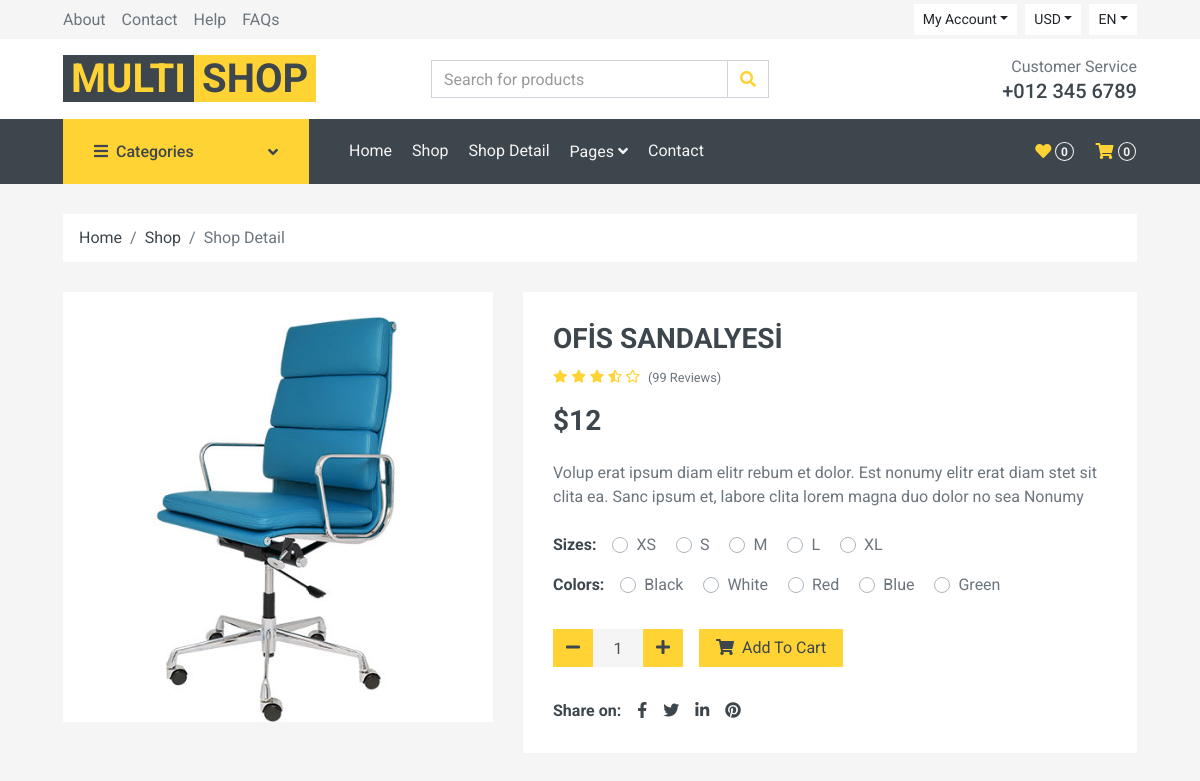
/product_detail/12/ofis-sandalyesi (upper part), run on an earlier commit of the app's database.
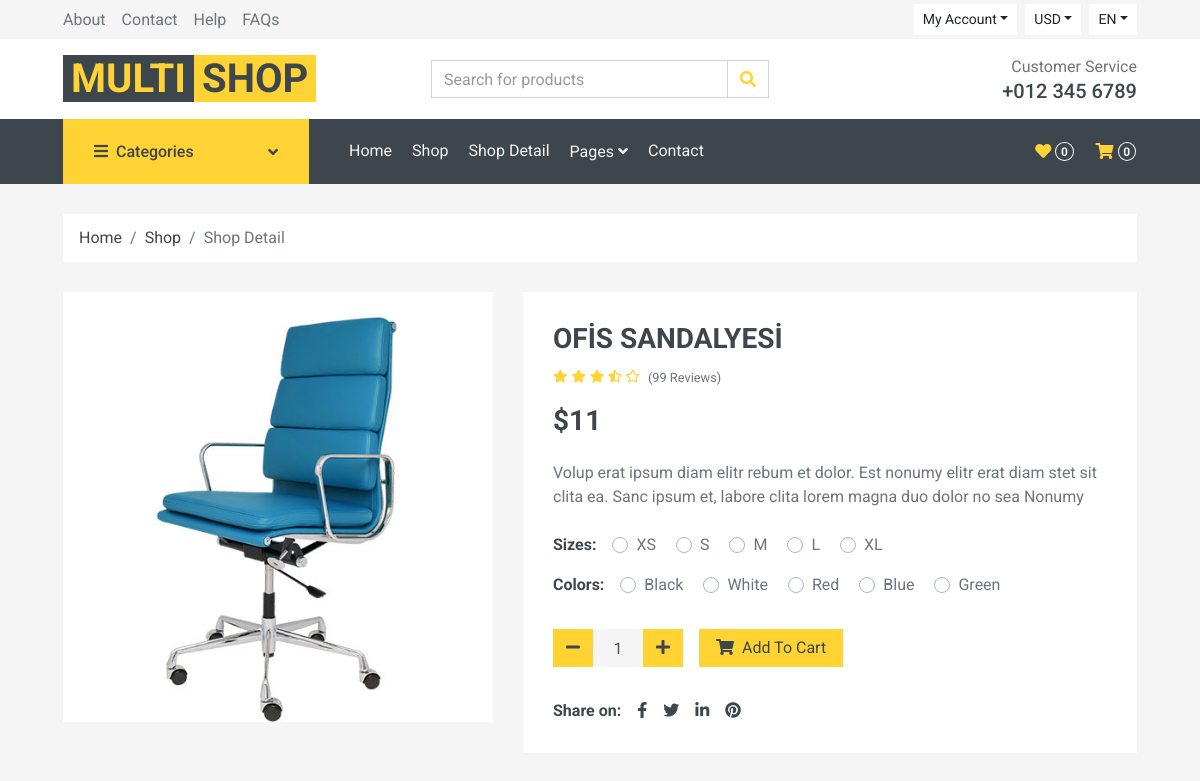
And on a later commit of the database.
### product/models.py (models this page shows, shortened)
class Product(models.Model):
    STATUS = (('True', 'Evet'),
            ('False', 'Hayir'), )
    category = models.ForeignKey(Category, on_delete=models.CASCADE) #many to one relation with Category
    title = models.CharField(max_length=150)
    keywords = models.CharField(max_length=255)
    description = models.TextField(max_length=255)
    image = models.ImageField(blank=True, upload_to='images/')
    price= models.FloatField()
    amount = models.IntegerField(default=0)
    detail = models.TextField()
    status = models.CharField(max_length=10,choices=STATUS)
    slug = models.SlugField(null=False, unique=True)
    create_at = models.DateTimeField(auto_now_add=True)
    update_at = models.DateTimeField(auto_now=True)
    def category_tag(self):
        return self.category
    category_tag.short_description = "Kategori"
    def image_tag(self):
        return mark_safe('<img src="{}" height="50"/>'.format(self.image.url))
    image_tag.short_description = 'Image'

### home/views.py (the view)
# urls.py: path("product_detail/<int:id>/<slug:slug>", views.productDetail, name="productDetail"),
def productDetail(request, id, slug):
    urun = Product.objects.get(pk=id)
    urunler = Product.objects.all()
    images = Images.objects.filter(product=urun)
    comments = Comment.objects.filter(product_id=id)
    context = {'page': 'Urun',
               'urun': urun,
               'urunler': urunler,
               'images': images,
               'comments': comments}
    return render(request, 'product_detail.html', context)

### home/templates/product_detail.html (shortened to what the changed rows need)
{% extends 'homebase.html' %}
{% load static %}
{% block body %}
    <div class="container-fluid pb-5">
        <div class="row px-xl-5">
            <div class="col-lg-5 mb-30">
                <div id="product-carousel" class="carousel slide" data-ride="carousel">
                    <div class="carousel-inner bg-light">
                        <div class="carousel-item active">
                            <img class="w-100 h-100" src="{{ urun.image.url}}" alt="Image">
                        </div>
                    </div>
                </div>
            </div>
            <div class="col-lg-7 h-auto mb-30">
                <div class="h-100 bg-light p-30">
                    <h3>{{urun.title}}</h3>
                    <div class="d-flex mb-3">
                        <div class="text-primary mr-2">
                        </div>
                        <small class="pt-1">(99 Reviews)</small>
                    </div>
                    <h3 class="font-weight-semi-bold mb-4">${{urun.amount}}</h3>
                    <p class="mb-4">Volup erat ipsum diam elitr rebum et dolor. Est nonumy elitr erat diam stet sit
                        clita ea. Sanc ipsum et, labore clita lorem magna duo dolor no sea
                        Nonumy</p>
                    <div class="d-flex mb-3">
                        <strong class="text-dark mr-3">Sizes:</strong>
                        <form>
                        </form>
                    </div>
                    <div class="d-flex mb-4">
                        <strong class="text-dark mr-3">Colors:</strong>
                        <form>
                        </form>
                    </div>
                    <div class="d-flex align-items-center mb-4 pt-2">
                        <div class="input-group quantity mr-3" style="width: 130px;">
                        </div>
                        <a href="/order/addtocart/{{urun.id}}"><button class="btn btn-primary px-3"><i class="fa fa-shopping-cart mr-1"></i> Add To Cart</button></a>
                    </div>
                    <div class="d-flex pt-2">
                        <strong class="text-dark mr-2">Share on:</strong>
                        <div class="d-inline-flex">
                        </div>
                    </div>
                </div>
            </div>
        </div>
    </div>
{% endblock  %}

What changed in the data, as far as the page shows it:
changed Product "OFİS SANDALYESİ": amount "12" → "11"
